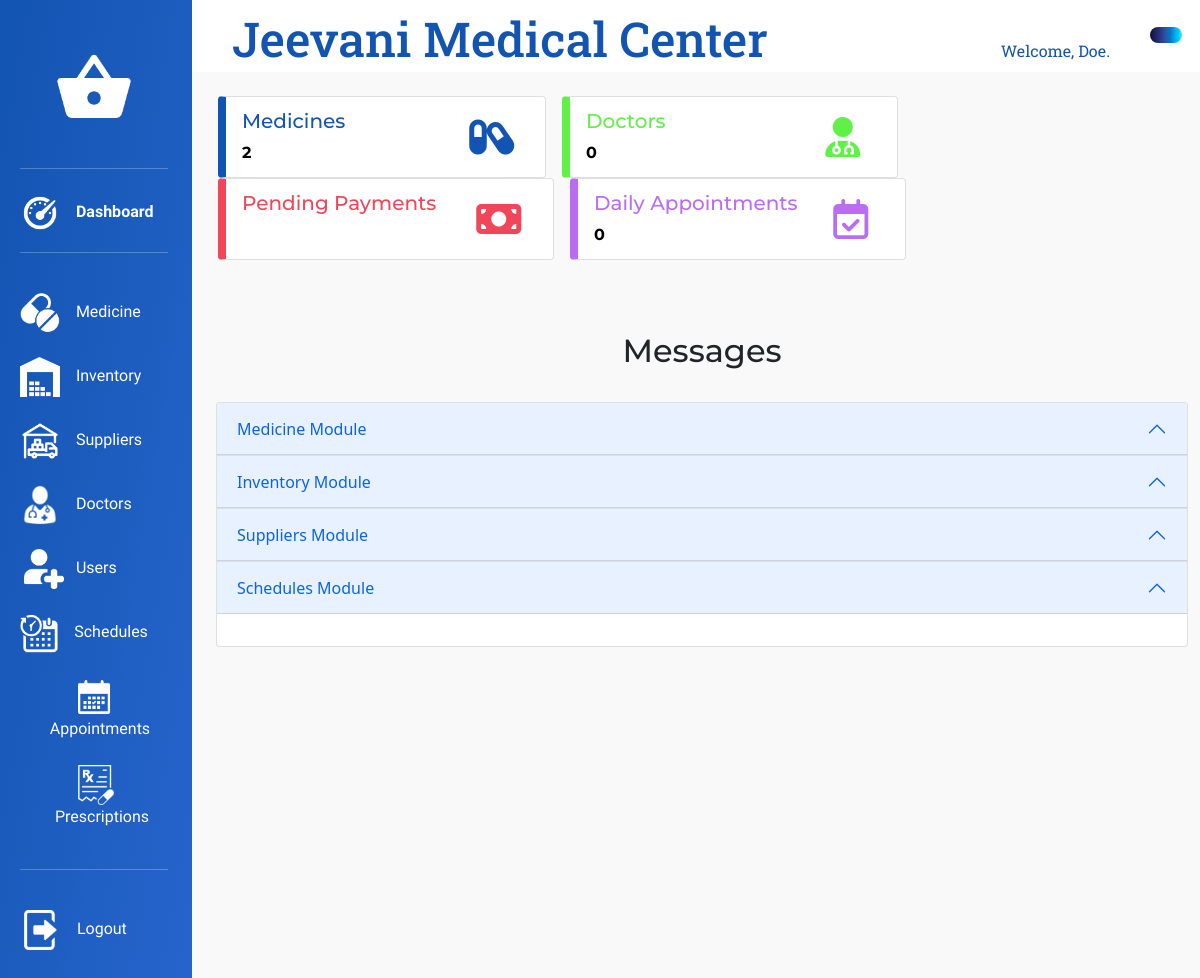
Page /View/AdminDashboard.php (signed in) on the earlier database version.
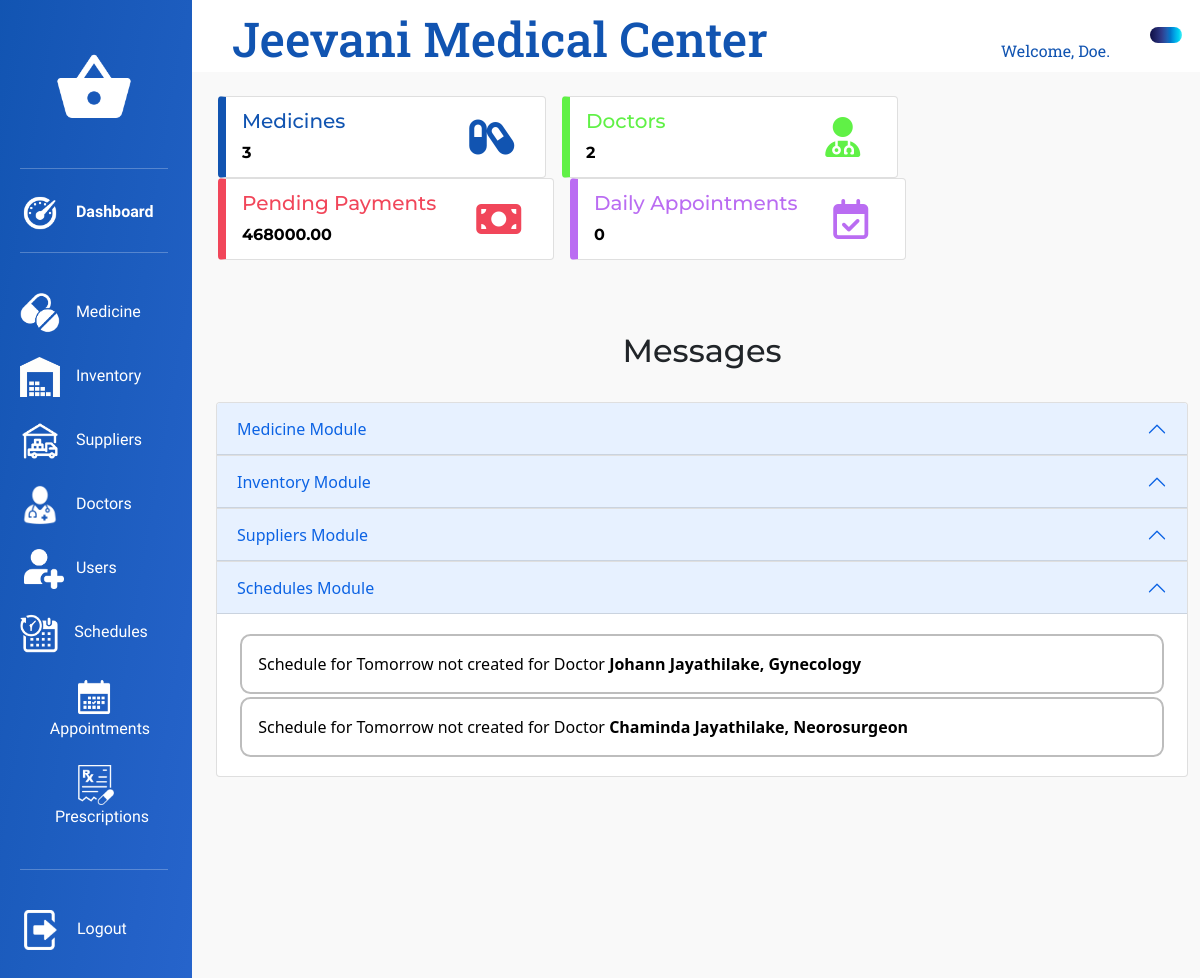
Same page on the later database version.
### tables this page shows
CREATE TABLE `doctor` (
  `doctor_id` int(11) NOT NULL,
  `doctor_specialisation` varchar(128) NOT NULL,
  `doctor_qualifications` text NOT NULL,
  `doctor_experience` text NOT NULL,
  `doctor_tel_no` int(10) NOT NULL,
  `doctor_user_id` int(11) NOT NULL,
  `doctor_status` int(11) NOT NULL DEFAULT 1
);

CREATE TABLE `user` (
  `user_id` int(11) NOT NULL,
  `user_fname` varchar(256) NOT NULL,
  `user_lname` varchar(256) NOT NULL,
  `user_address` text DEFAULT 'N/A',
  `user_dob` date NOT NULL,
  `user_email` varchar(128) NOT NULL,
  `user_nic` varchar(12) NOT NULL,
  `user_password` varchar(256) NOT NULL,
  `user_role_id` int(11) NOT NULL,
  `user_attached_info_id` int(11) DEFAULT NULL,
  `user_status` int(11) NOT NULL DEFAULT 1
);

### Model/AdminDashboardInitializationModel.php (called while the page is built, shortened)
<?php
$thisDBConnection = new DbConnection();
$myCon = $thisDBConnection->con;
function getMedicineCount() {
    global $myCon;
    $sql = "SELECT count(medicine_id) AS medicine_count FROM medicine WHERE medicine_status=1;";
    $result = mysqli_query($myCon, $sql);
    $row = mysqli_fetch_assoc($result);
    return $row['medicine_count'];
}
function getDoctorCount() {
    global $myCon;
    $sql = "SELECT count(doctor_id) AS doctor_count FROM doctor WHERE doctor_status=1;";
    $result = mysqli_query($myCon, $sql);
    $row = mysqli_fetch_assoc($result);
    return $row['doctor_count'];
}
function getTotalSupplierPendingPayment() {
    global $myCon;
    $sql = "SELECT SUM(supplier_pending_payment) AS total_pending_payment FROM supplier;";
    $result = mysqli_query($myCon, $sql);
    if ($result) {
        $row = mysqli_fetch_assoc($result);
        return $row['total_pending_payment'];
    } else {
        throw new Exception("Error Calculating Total Payment Owed to Suppliers");
    }
}
function getDoctorsWithoutScheduleTomorrow() {
    global $myCon;
    $tomorrowDate = date('Y-m-d', strtotime('+1 day'));
    $sql = "SELECT DISTINCT doctor.*, user.*
            FROM doctor
            JOIN user ON doctor.doctor_user_id = user.user_id
            WHERE doctor.doctor_id NOT IN (
                SELECT DISTINCT schedule.schedule_doctor_id
                FROM schedule
                WHERE DATE(schedule.schedule_date) = '$tomorrowDate'
            )
            AND doctor.doctor_status = 1;
            ";
    $result = mysqli_query($myCon, $sql);
    if ($result) {
        $doctors = [];
        while ($row = mysqli_fetch_assoc($result)) {
            $doctors[] = $row;
        }
        return $doctors;
    } else {
        throw new Exception("Error Retrieving Doctors Without Schedule for Tomorrow");
    }
}

### View/AdminDashboard.php (the view, shortened to what the changed rows need)
<?php
require_once "../Model/AdminDashboardInitializationModel.php";
?>
<!DOCTYPE html>
<html lang="en">
<head>
    <link rel="stylesheet" type="text/css" href="../bootstrap/bootstrap-5.0.2-dist/css/bootstrap.min.css">
	<link rel="stylesheet" type="text/css" href="../CSS/AdminDashboardStyles.css">
    <link rel="stylesheet" type="text/css" href="../CSS/CommonDashboardStyles.css">
    <link rel="stylesheet" type="text/css" href="../CSS/Utilities.css">
</head>
<body>
    <div class="container-fluid">
        <div class="row">
            <div class="col-10">
                <div class="row">
                    <div class="col-12 title-content">
                        <h1 class="title-text">Jeevani Medical Center</h1>
                    </div>
                </div>
                <div class="row">
                    <div class="col-12 main-content">
                        <div class="row" style="margin-left: 0.125rem">
                            <div class="card card-themed-primary" style="width: 20.5rem; margin-right: 1rem;">
                                <div class="card-body card-body-themed row">
                                    <div class="col-9">
                                        <h5 class="card-title">Medicines</h5>
                                        <p class="card-text"><?php echo(getMedicineCount()); ?></p>
                                    </div>
                                </div>
                            </div>
                            <div class="card card-themed-success" style="width: 21rem; margin-right: 1rem;">
                                <div class="card-body card-body-themed row">
                                    <div class="col-9">
                                        <h5 class="card-title">Doctors</h5>
                                        <p class="card-text"><?php echo(getDoctorCount()); ?></p>
                                    </div>
                                </div>
                            </div>
                            <div class="card card-themed-danger" style="width: 21rem; margin-right: 1rem;">
                                <div class="card-body card-body-themed row">
                                    <div class="col-9">
                                        <h5 class="card-title">Pending Payments</h5>
                                        <p class="card-text"><?php echo(getTotalSupplierPendingPayment()); ?></p>
                                    </div>
                                </div>
                            </div>
                        </div>
                        <div class="row">
                            <div class="col-12"><h2 class="messages-title">Messages</h2></div>
                        </div>
                        <div class="row">
                            <div class="accordion" id="messageList">
                                <div class="accordion-item">
                                    <h2 class="accordion-header">
                                        <button class="accordion-button" type="button" data-bs-toggle="collapse" data-bs-target="#collapseOne" aria-expanded="true" aria-controls="collapseOne">
                                            Medicine Module
                                        </button>
                                    </h2>
                                </div>
                                <div class="accordion-item">
                                    <h2 class="accordion-header">
                                        <button class="accordion-button" type="button" data-bs-toggle="collapse" data-bs-target="#collapseTwo" aria-expanded="true" aria-controls="collapseTwo">
                                            Inventory Module
                                        </button>
                                    </h2>
                                </div>
                                <div class="accordion-item">
                                    <h2 class="accordion-header">
                                        <button class="accordion-button" type="button" data-bs-toggle="collapse" data-bs-target="#collapseThree" aria-expanded="true" aria-controls="collapseThree">
                                            Suppliers Module
                                        </button>
                                    </h2>
                                </div>
                                <div class="accordion-item">
                                    <h2 class="accordion-header">
                                        <button class="accordion-button" type="button" data-bs-toggle="collapse" data-bs-target="#collapseFour" aria-expanded="true" aria-controls="collapseFour">
                                            Schedules Module
                                        </button>
                                    </h2>
                                    <div id="collapseFour" class="accordion-collapse collapse show" data-bs-parent="#messageList">
                                        <div class="accordion-body">
                                            <?php
                                                $doctorsWithoutSchedulesTomorrow = getDoctorsWithoutScheduleTomorrow();
                                                foreach ($doctorsWithoutSchedulesTomorrow as $doctorsWithoutSchedulesTomorrow) {
                                                ?><div class="message-item">Schedule for Tomorrow not created for Doctor <strong><?php echo($doctorsWithoutSchedulesTomorrow['user_fname'] . " " . $doctorsWithoutSchedulesTomorrow['user_lname'] . ", " . $doctorsWithoutSchedulesTomorrow['doctor_specialisation']); ?></strong></div><?php
                                                }
                                            ?>
                                        </div>
                                    </div>
                                </div>
                            </div>
                        </div>
                    </div>
                </div>
            </div>
        </div>
    </div>
</body>
</html>

Differences in the rows shown:
added doctor: user.user_fname "Johann", user.user_lname "Jayathilake", doctor_specialisation "Gynecology"
added doctor: user.user_fname "Chaminda", user.user_lname "Jayathilake", doctor_specialisation "Neorosurgeon"
Other differences:
getMedicineCount(): "2" → "3"
getDoctorCount(): "0" → "2"
getTotalSupplierPendingPayment(): (not shown) → "468000.00"
